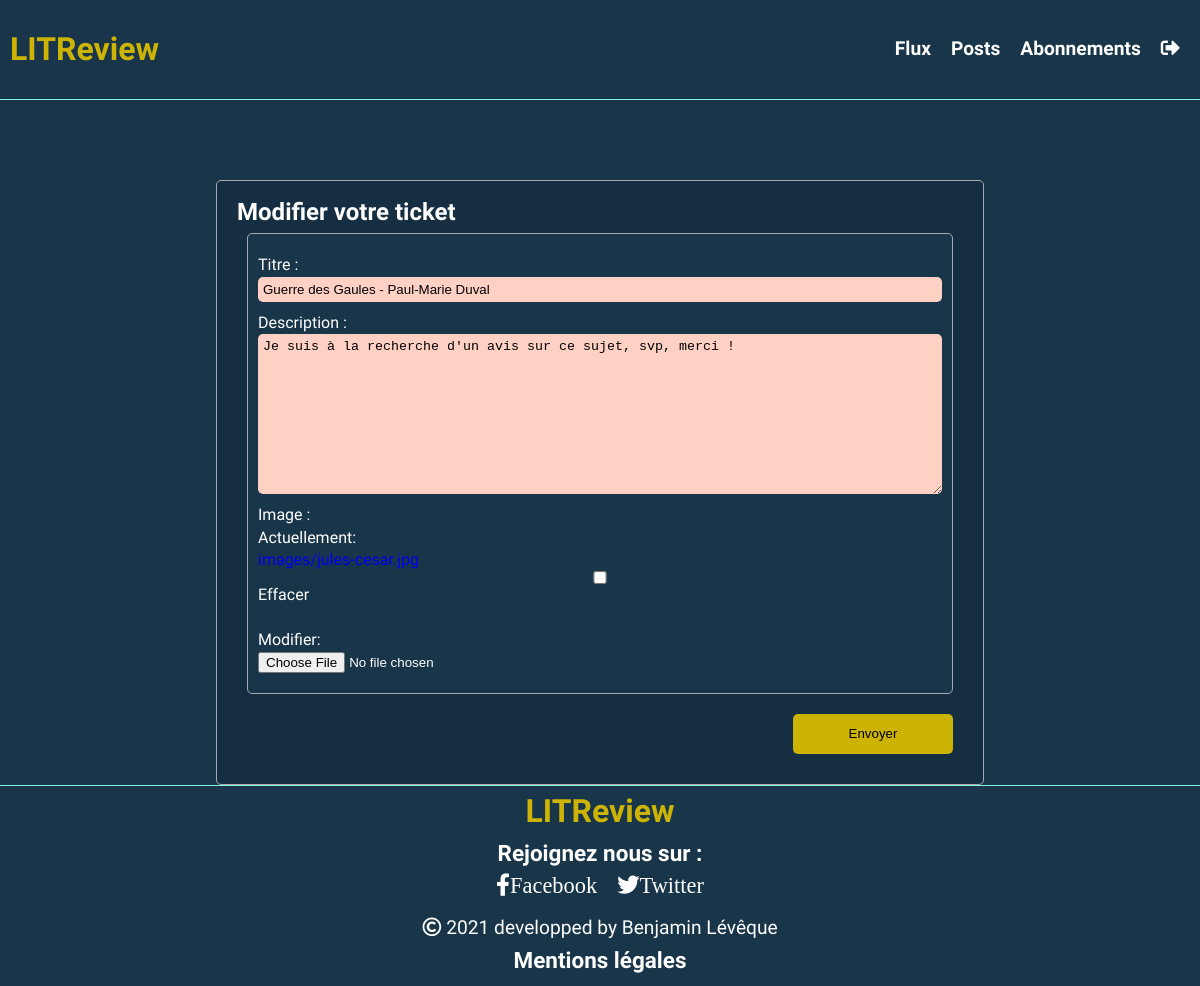
The page /ticket/2/edit/ (signed in) on the database its author committed.
### reviews/models.py (models this page shows, shortened)
class Ticket(models.Model):
    title = models.CharField(max_length=128, verbose_name="Titre")
    description = models.TextField(max_length=2048, blank=True)
    user = models.ForeignKey(to=CustomUserModel, on_delete=models.CASCADE)
    image = models.ImageField(null=True, blank=True, upload_to="images/")
    time_created = models.DateTimeField(auto_now_add=True)
    response = models.BooleanField(default=False)
    his_review = models.BooleanField(default=False)
    class Meta:
        ordering = ["-time_created"]
        verbose_name = "Ticket"

### reviews/views.py (the view)
# urls.py: path('ticket/<int:pk>/edit/', TicketUpdateView.as_view(), name='update-ticket'),
class TicketUpdateView(LoginRequiredMixin, UpdateView):
    model = Ticket
    form_class = CustomTicketForm
    template_name = "reviews/ticket_update.html"
    success_url = reverse_lazy("flux:posts")

### reviews/forms.py
class CustomTicketForm(forms.ModelForm):
    class Meta:
        model = Ticket
        fields = ["title", "description", "image", ]

### reviews/templates/reviews/ticket_update.html (shortened to what this page needs)
{% extends 'base.html' %}
{% block navigation %}
{% include "reviews/nav.html" %}
{% endblock %}
{% block content %}
<div class="update-ticket-container">
    <h2>Modifier votre ticket</h2>
    <form method="POST" enctype="multipart/form-data">
        <div class="ticket-form">
            {{ form.as_p }}
        </div>
        <div class="ticket_btn-container">
            <input class="envoyer-btn" type="submit" value="Envoyer">
        </div>
    </form>
</div>
{% endblock %}

### static/css/styles.css (style rules this page uses)
* { margin: 0; padding: 0; box-sizing: border-box; list-style-type: none; outline: none; border: none; text-decoration: none; }
body { line-height: 1.4rem; position: relative; background-color: #193549; color: white; font-family: 'Didact Gothic', sans-serif; }
.ticket_btn-container { display: flex; justify-content: flex-end; }
.review-response-container, .review-update-container, .update-ticket-container, .create-ticket-container, .create-review-container { background-color: #162E41; min-height: 300px; border: solid 1px darkgrey; padding: 20px; border-radius: 5px; position: relative; }
.update-ticket-container form input[type=text], .review-update-container form input[type=text], .create-ticket-container form input[type=text], .create-review-container form input[type=text], .follow-container form input[type=text], #id_body, #id_description { border-radius: 5px; background-color: #ffd0c4; padding: 5px; }
.review-form, .ticket-form, .follow-form { border: solid 1px darkgrey; margin: 10px; padding: 10px; border-radius: 5px; background-color: #193549; }
.review-form p, .ticket-form p, .follow-form p { display: flex; flex-direction: column; margin: 10px 0 10px 0; }
.envoyer-btn { background-color: #CCB304; width: 160px; height: 40px; border-radius: 5px; margin: 10px; cursor: pointer; }

### rows shown on the page
Ticket: title "Guerre des Gaules - Paul-Marie Duval", description "Je suis à la recherche d'un avis sur ce sujet, svp, merci !"
